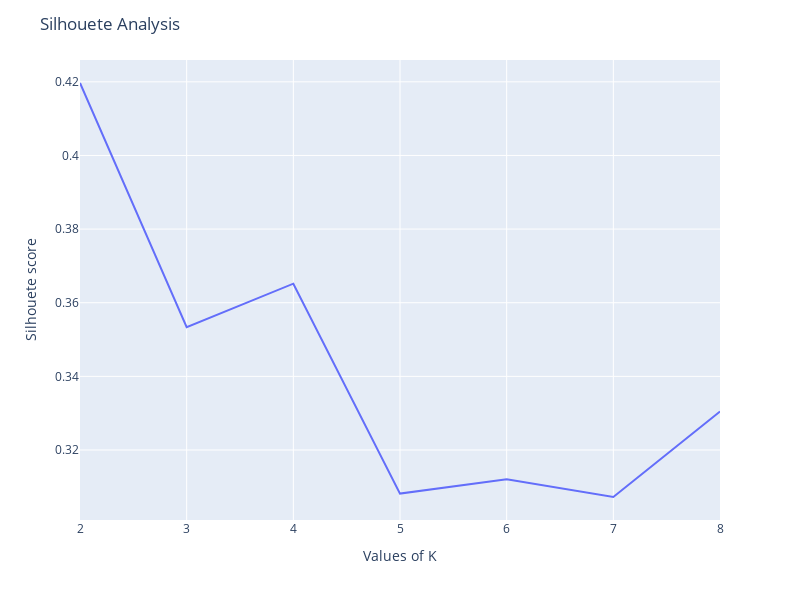

The code cell stored with this chart in its notebook:
### Code cell
SC = []
K = range(2,9)
for num_clusters in K :
    kmeans = KMeans(n_clusters=num_clusters, n_init='auto', random_state=5)
    kmeans.fit(X)
    cluster_labels = kmeans.labels_
    SC.append(silhouette_score(X, cluster_labels))

fig = px.line(X, x=K, y=SC, width=800, height=600)
fig.update_layout(
    title="Silhouete Analysis",
    xaxis_title="Values of K",
    yaxis_title="Silhouete score",
)
fig.show()

### Figure 1 — Plotly figure (JSON) as saved in the notebook; plotly's stock layout.template omitted (floating-point values rounded to 4 significant figures)
{"data": [{"hovertemplate": "x=%{x}<br>y=%{y}<extra></extra>", "legendgroup": "", "line": {"color": "#636efa", "dash": "solid"}, "marker": {"symbol": "circle"}, "mode": "lines", "name": "", "orientation": "v", "showlegend": false, "type": "scatter", "x": [2, 3, 4, 5, 6, 7, 8], "xaxis": "x", "y": [0.4197, 0.3534, 0.3652, 0.3082, 0.3121, 0.3072, 0.3304], "yaxis": "y"}], "layout": {"height": 600, "legend": {"tracegroupgap": 0}, "margin": {"t": 60}, "title": {"text": "Silhouete Analysis"}, "width": 800, "xaxis": {"anchor": "y", "domain": [0, 1], "title": {"text": "Values of K"}}, "yaxis": {"anchor": "x", "domain": [0, 1], "title": {"text": "Silhouete score"}}}}
